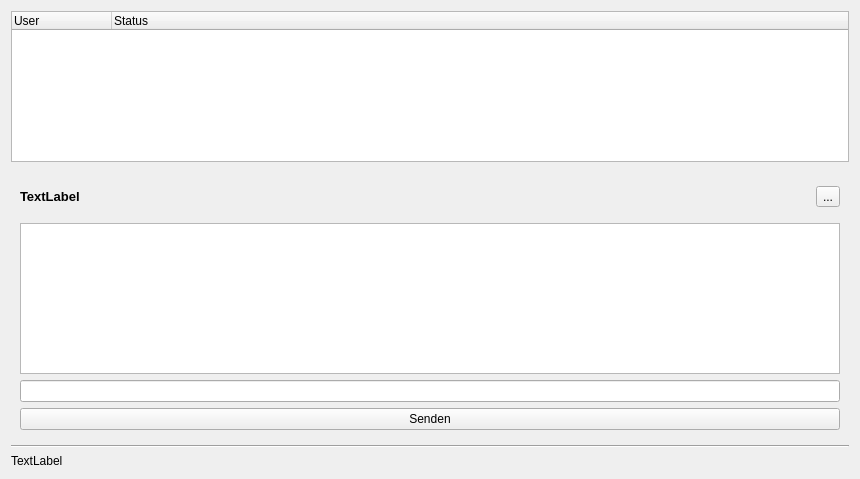
<?xml version="1.0" encoding="UTF-8"?>
<ui version="4.0">
 <class>Form</class>
 <widget class="QWidget" name="Form">
  <property name="geometry">
   <rect>
    <x>0</x>
    <y>0</y>
    <width>860</width>
    <height>479</height>
   </rect>
  </property>
  <property name="windowTitle">
   <string>Form</string>
  </property>
  <layout class="QVBoxLayout" name="verticalLayout_2">
   <item>
    <widget class="QTreeWidget" name="treeWidget">
     <property name="sizePolicy">
      <sizepolicy hsizetype="Preferred" vsizetype="Preferred">
       <horstretch>0</horstretch>
       <verstretch>0</verstretch>
      </sizepolicy>
     </property>
     <column>
      <property name="text">
       <string>User</string>
      </property>
     </column>
     <column>
      <property name="text">
       <string>Status</string>
      </property>
     </column>
    </widget>
   </item>
   <item>
    <widget class="QWidget" name="widget" native="true">
     <layout class="QVBoxLayout" name="verticalLayout">
      <item>
       <layout class="QHBoxLayout" name="horizontalLayout">
        <item>
         <widget class="QLabel" name="label_chat_partner">
          <property name="sizePolicy">
           <sizepolicy hsizetype="Preferred" vsizetype="Fixed">
            <horstretch>0</horstretch>
            <verstretch>0</verstretch>
           </sizepolicy>
          </property>
          <property name="font">
           <font>
            <pointsize>10</pointsize>
            <weight>75</weight>
            <bold>true</bold>
           </font>
          </property>
          <property name="text">
           <string>TextLabel</string>
          </property>
         </widget>
        </item>
        <item>
         <spacer name="verticalSpacer">
          <property name="orientation">
           <enum>Qt::Vertical</enum>
          </property>
          <property name="sizeType">
           <enum>QSizePolicy::Fixed</enum>
          </property>
          <property name="sizeHint" stdset="0">
           <size>
            <width>20</width>
            <height>40</height>
           </size>
          </property>
         </spacer>
        </item>
        <item>
         <widget class="QToolButton" name="toolButton">
          <property name="text">
           <string>...</string>
          </property>
          <property name="icon">
           <iconset resource="res.qrc">
            <normaloff>:/newPrefix/res/1326055942_emblem-nowrite.png</normaloff>:/newPrefix/res/1326055942_emblem-nowrite.png</iconset>
          </property>
          <property name="iconSize">
           <size>
            <width>10</width>
            <height>10</height>
           </size>
          </property>
         </widget>
        </item>
       </layout>
      </item>
      <item>
       <widget class="QPlainTextEdit" name="plainTextEdit">
        <property name="sizePolicy">
         <sizepolicy hsizetype="Preferred" vsizetype="Preferred">
          <horstretch>0</horstretch>
          <verstretch>0</verstretch>
         </sizepolicy>
        </property>
        <property name="readOnly">
         <bool>true</bool>
        </property>
       </widget>
      </item>
      <item>
       <widget class="QLineEdit" name="lineEdit">
        <property name="sizePolicy">
         <sizepolicy hsizetype="Preferred" vsizetype="Fixed">
          <horstretch>0</horstretch>
          <verstretch>0</verstretch>
         </sizepolicy>
        </property>
       </widget>
      </item>
      <item>
       <widget class="QPushButton" name="pushButton">
        <property name="sizePolicy">
         <sizepolicy hsizetype="Minimum" vsizetype="Fixed">
          <horstretch>0</horstretch>
          <verstretch>0</verstretch>
         </sizepolicy>
        </property>
        <property name="text">
         <string>Senden</string>
        </property>
       </widget>
      </item>
     </layout>
    </widget>
   </item>
   <item>
    <widget class="Line" name="line_2">
     <property name="orientation">
      <enum>Qt::Horizontal</enum>
     </property>
    </widget>
   </item>
   <item>
    <widget class="QLabel" name="label">
     <property name="sizePolicy">
      <sizepolicy hsizetype="Preferred" vsizetype="Fixed">
       <horstretch>0</horstretch>
       <verstretch>0</verstretch>
      </sizepolicy>
     </property>
     <property name="text">
      <string>TextLabel</string>
     </property>
    </widget>
   </item>
  </layout>
 </widget>
 <resources>
  <include location="res.qrc"/>
 </resources>
 <connections/>
</ui>
